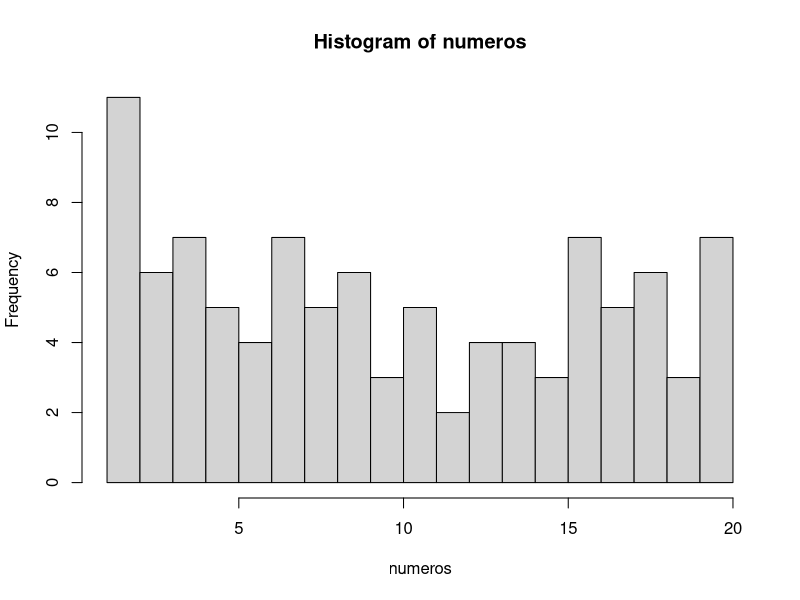

Reproduce this figure in R.
## ---- chunk 1
numeros <- sample(1:20, 100, TRUE)
numeros
## ---- chunk 2
mediana <- median(numeros)
mediana
## ---- chunk 3
media <- mean(numeros)
media
## ---- chunk 4
# El argumento breaks nos permite dividir en histograma en las partes que queramos
hist(numeros, breaks = 20)
## ---- chunk 5
tabla.frecuencias <- data.frame(table(numeros))
tabla.frecuencias
## ---- chunk 6
# Con la función seq, creamos una secuencia de 1 a 10 en intervalos de 0.1 en 0.1
secuencia <- seq(1, 10, 0.1)
muestra <- sample(secuencia, 100, TRUE)
muestra
## ---- chunk 7
#Aquí el cálculo de la mediana
mediana.muestra <- median(muestra)
mediana.muestra 

## ---- chunk 8
# Aquí el cálculo de la media 
media <- mean(muestra)
media
## ---- chunk 9
# Aquí el cálculo de la moda
tabla.frecuencias <- data.frame(table(muestra))
tabla.frecuencias
